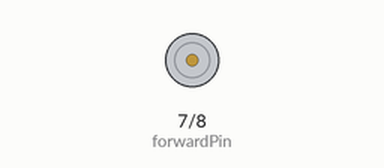
Simulated run of this sketch. Board: Arduino Uno, built with avr-gcc and run on an emulated ATmega328P. On the bench: motor-driver pin pairs drawn as motors (green arrow = first pin HIGH = forward, orange = second pin HIGH = backward, longer = more drive, scaled by the enable pin). What the sketch prints to the serial monitor is not drawn.

Above: at 1.0 s.
Timing chart, 0 to 10.4 s (numbered marks = the images above):
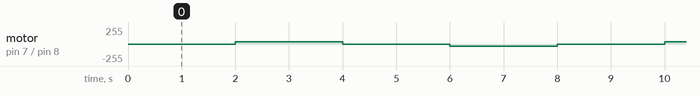

Measured:
- by itself, motor on pin 7 (forwardPin) / pin 8 (backwardPin): repeats every 8.0 s: stopped 2.0 s, backward 32/255 2.0 s, stopped 2.0 s, forward 32/255 2.0 s

The sketch:

motorpiece.ino
```cpp
// Declare variables
const int forwardPin = 7;
const int backwardPin = 8;
const int motorSpeedPin = 9; // PWM pin for motor speed control
const int delayTime = 2000;

void setup() {
  // Set pin modes
  pinMode(forwardPin, OUTPUT);
  pinMode(backwardPin, OUTPUT);
  pinMode(motorSpeedPin, OUTPUT);
  Serial.begin(9600);
}

void loop() {
  // Stop motor
  Serial.println("sfod");
  digitalWrite(forwardPin, LOW);
  digitalWrite(backwardPin, LOW);
  analogWrite(motorSpeedPin, 0); // Stop motor completely
  delay(delayTime);

  // Spin forward at slower speed
  digitalWrite(forwardPin, HIGH);
  digitalWrite(backwardPin, LOW);
  analogWrite(motorSpeedPin, 32); // Set motor speed to 50% of full speed (adjust for your needs)
  delay(delayTime);

  // Stop motor
  digitalWrite(forwardPin, LOW);
  digitalWrite(backwardPin, LOW);
  analogWrite(motorSpeedPin, 0);
  delay(delayTime);

  // Spin backward at slower speed
  digitalWrite(forwardPin, LOW);
  digitalWrite(backwardPin, HIGH);
  analogWrite(motorSpeedPin, 32); // Set motor speed to 50%
  delay(delayTime);
}
```
